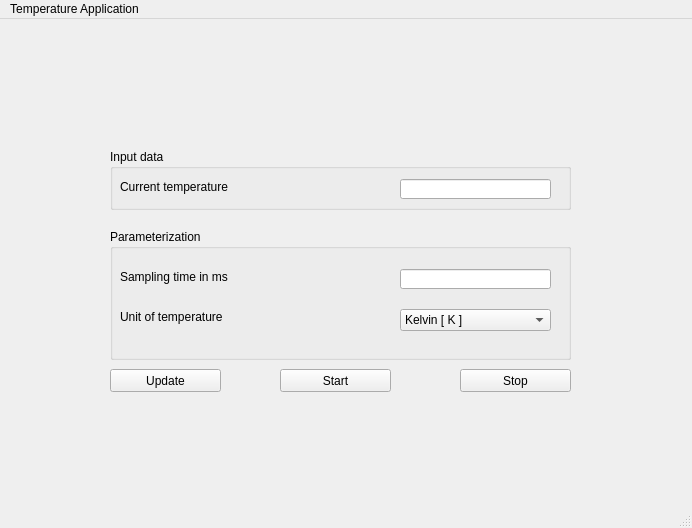
<?xml version="1.0" encoding="UTF-8"?>
<ui version="4.0">
 <class>PyGUI</class>
 <widget class="QMainWindow" name="PyGUI">
  <property name="geometry">
   <rect>
    <x>0</x>
    <y>0</y>
    <width>692</width>
    <height>528</height>
   </rect>
  </property>
  <property name="windowTitle">
   <string>MainWindow</string>
  </property>
  <widget class="QWidget" name="centralwidget">
   <widget class="QGroupBox" name="groupBox">
    <property name="enabled">
     <bool>true</bool>
    </property>
    <property name="geometry">
     <rect>
      <x>110</x>
      <y>130</y>
      <width>461</width>
      <height>61</height>
     </rect>
    </property>
    <property name="autoFillBackground">
     <bool>true</bool>
    </property>
    <property name="title">
     <string>Input data</string>
    </property>
    <property name="flat">
     <bool>false</bool>
    </property>
    <property name="checkable">
     <bool>false</bool>
    </property>
    <widget class="QLineEdit" name="temperature_ouput">
     <property name="geometry">
      <rect>
       <x>290</x>
       <y>30</y>
       <width>151</width>
       <height>20</height>
      </rect>
     </property>
     <property name="text">
      <string/>
     </property>
     <property name="readOnly">
      <bool>true</bool>
     </property>
     <property name="clearButtonEnabled">
      <bool>false</bool>
     </property>
    </widget>
    <widget class="QLabel" name="label">
     <property name="geometry">
      <rect>
       <x>10</x>
       <y>30</y>
       <width>111</width>
       <height>16</height>
      </rect>
     </property>
     <property name="text">
      <string>Current temperature</string>
     </property>
    </widget>
   </widget>
   <widget class="QGroupBox" name="groupBox_2">
    <property name="geometry">
     <rect>
      <x>110</x>
      <y>210</y>
      <width>461</width>
      <height>131</height>
     </rect>
    </property>
    <property name="autoFillBackground">
     <bool>true</bool>
    </property>
    <property name="title">
     <string>Parameterization</string>
    </property>
    <widget class="QComboBox" name="comboBox_temp_unit">
     <property name="geometry">
      <rect>
       <x>290</x>
       <y>80</y>
       <width>151</width>
       <height>22</height>
      </rect>
     </property>
     <item>
      <property name="text">
       <string>Kelvin [ K ]</string>
      </property>
     </item>
     <item>
      <property name="text">
       <string>Celsius [ °C ]</string>
      </property>
     </item>
     <item>
      <property name="text">
       <string>Fahrenheit [ °F ]</string>
      </property>
     </item>
    </widget>
    <widget class="QLineEdit" name="sampling_time_input">
     <property name="geometry">
      <rect>
       <x>290</x>
       <y>40</y>
       <width>151</width>
       <height>20</height>
      </rect>
     </property>
    </widget>
    <widget class="QLabel" name="label_2">
     <property name="geometry">
      <rect>
       <x>10</x>
       <y>40</y>
       <width>111</width>
       <height>16</height>
      </rect>
     </property>
     <property name="text">
      <string>Sampling time in ms</string>
     </property>
    </widget>
    <widget class="QLabel" name="label_3">
     <property name="geometry">
      <rect>
       <x>10</x>
       <y>80</y>
       <width>111</width>
       <height>16</height>
      </rect>
     </property>
     <property name="text">
      <string>Unit of temperature</string>
     </property>
    </widget>
    <zorder>sampling_time_input</zorder>
    <zorder>label_2</zorder>
    <zorder>label_3</zorder>
    <zorder>comboBox_temp_unit</zorder>
   </widget>
   <widget class="QPushButton" name="button_update">
    <property name="geometry">
     <rect>
      <x>110</x>
      <y>350</y>
      <width>111</width>
      <height>23</height>
     </rect>
    </property>
    <property name="text">
     <string>Update</string>
    </property>
   </widget>
   <widget class="QPushButton" name="button_start">
    <property name="geometry">
     <rect>
      <x>280</x>
      <y>350</y>
      <width>111</width>
      <height>23</height>
     </rect>
    </property>
    <property name="text">
     <string>Start</string>
    </property>
   </widget>
   <widget class="QPushButton" name="button_stop">
    <property name="geometry">
     <rect>
      <x>460</x>
      <y>350</y>
      <width>111</width>
      <height>23</height>
     </rect>
    </property>
    <property name="text">
     <string>Stop</string>
    </property>
   </widget>
   <zorder>groupBox_2</zorder>
   <zorder>groupBox</zorder>
   <zorder>button_update</zorder>
   <zorder>button_start</zorder>
   <zorder>button_stop</zorder>
  </widget>
  <widget class="QMenuBar" name="menubar">
   <property name="geometry">
    <rect>
     <x>0</x>
     <y>0</y>
     <width>692</width>
     <height>21</height>
    </rect>
   </property>
   <widget class="QMenu" name="menuApplication_by_Darren_Jonas_and_Finn">
    <property name="title">
     <string>Temperature Application</string>
    </property>
    <property name="separatorsCollapsible">
     <bool>false</bool>
    </property>
   </widget>
   <addaction name="menuApplication_by_Darren_Jonas_and_Finn"/>
  </widget>
  <widget class="QStatusBar" name="statusbar"/>
 </widget>
 <resources/>
 <connections/>
</ui>
